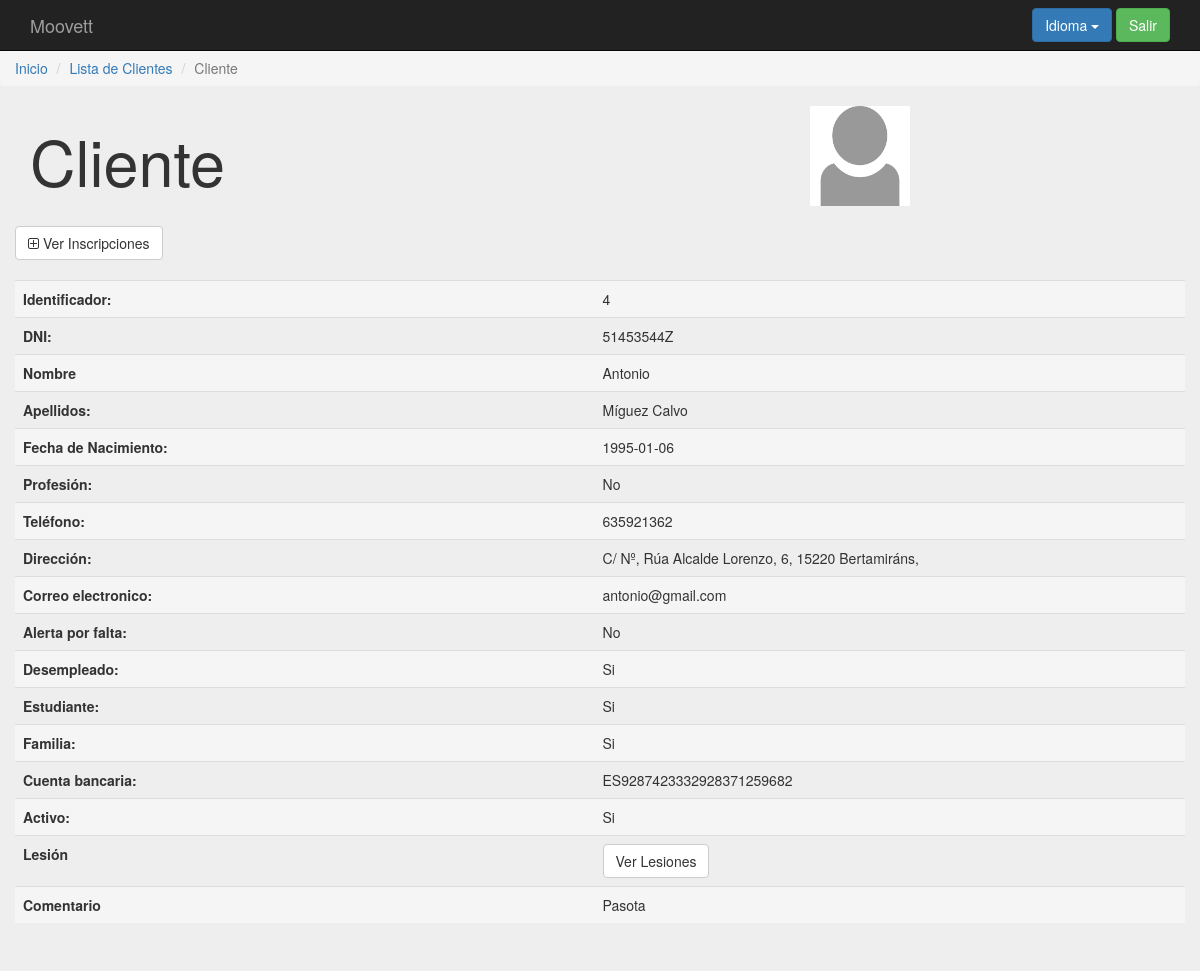
Before: /index.php?controller=client&action=showone&id=4 (signed in) with the older database file.
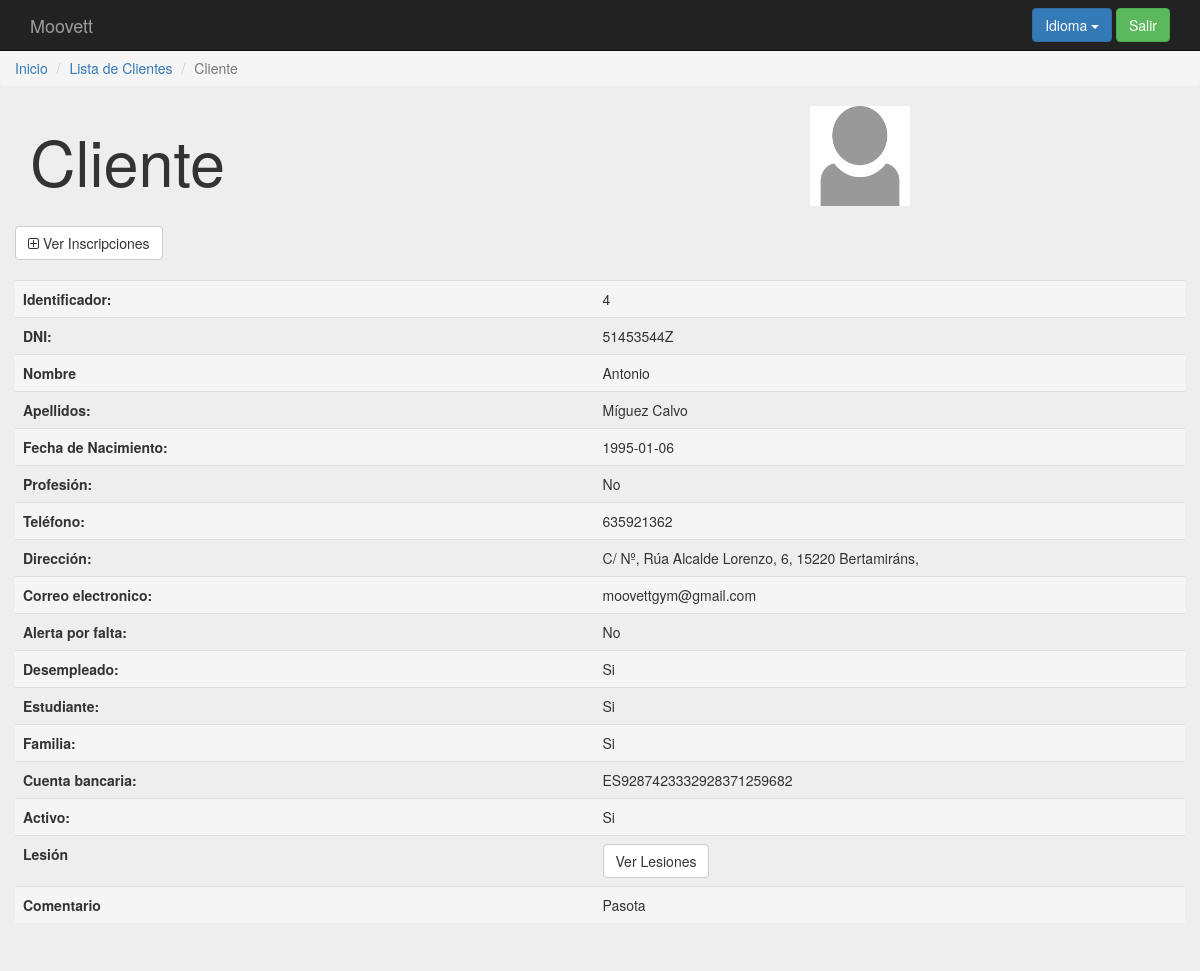
After: the same page with the newer database file.
### tables this page shows
create table `cliente` (
`id` int(11) not null,
  `dni_c` varchar(9) not null,
  `nombre_c` varchar(15) not null,
  `apellidos_c` varchar(40) not null,
  `fecha_nac` date default null,
  `profesion` varchar(20) default null,
  `telefono` int(11) default null,
  `direccion` varchar(50) default null,
  `comentario` varchar(500) default null,
  `email` varchar(30) default null,
  `alerta_falta` tinyint(1) not null default '0',
  `desempleado` tinyint(1) not null default '0',
  `estudiante` tinyint(1) not null default '0',
  `familiar` tinyint(1) not null default '0',
  `num_cuenta` varchar(24) not null,
  `activo` tinyint(1) not null default '0',
  `foto` varchar(15) not null
);

### core/ViewManager.php (called while the page is built, shortened)
<?php
class ViewManager {
    private $fragmentContents = array();
    private $variables = array();
    private $currentFragment = self::DEFAULT_FRAGMENT;
    private $layout = "default";
    private function saveCurrentFragment() {
        $this->fragmentContents[$this->currentFragment].=ob_get_contents();
    }
    public function moveToFragment($name) {
        $this->currentFragment = $name;
    }
    public function getFragment($fragment, $default="") {
        if (!isset($this->fragmentContents[$fragment])) {
            return $default;
        }
        return $this->fragmentContents[$fragment];
    }
    public function setVariable($varname, $value, $flash=false) {
        $this->variables[$varname] = $value;
    }
    public function getVariable($varname, $default=NULL) {
        if (!isset($this->variables[$varname])) {
            return $default;
        }
        return $this->variables[$varname];
    }
    public function setLayout($layout) {
        $this->layout = $layout;
    }
    public function render($controller, $viewname) {
        include(__DIR__."/../Views/$controller/$viewname.php");
        $this->renderLayout();
    }
    private function renderLayout() {
        include(__DIR__."/../Views/layouts/".$this->layout.".php");
    }
    private static $viewmanager_singleton = NULL;
    public static function getInstance() {
        if (self::$viewmanager_singleton == null) {
            self::$viewmanager_singleton = new ViewManager();
        }
        return self::$viewmanager_singleton;
    }
}

### Controllers/CLIENT_Controller.php (called while the page is built, shortened)
<?php
require_once(__DIR__."/../core/ViewManager.php");
require_once(__DIR__."/../core/I18n.php");
require_once(__DIR__."/../Models/Client.php");
require_once(__DIR__."/../Models/CLIENT_Model.php");
class CLIENT_Controller extends BaseController {
    private $clientMapper;
    public function __construct() {
        $this->clientMapper = new CLIENT_Model();
        $this->view->setLayout("default");
    }
    public function showone(){
        $clientid = $_REQUEST["id"];
        $client = $this->clientMapper->fetch($clientid);
        $injuries = $this->clientMapper->fetch_injuries();
        $this->view->setVariable("injuries", $injuries);
        $this->view->setVariable("client", $client);
        $this->view->render("client", "CLIENT_SHOWONE_Vista");
    }
}

### index.php (called while the page is built, shortened)
<?php
function run() {
    try{
        $controller = loadController($_GET["controller"]);
        $actionName = $_GET["action"];
        $controller->$actionName();
    } catch(Exception $ex) {
        die($ex->getMessage());
  }
}
function loadController($controllerName) {
    return new $controllerClassName();
}
run();
?>

### core/I18n.php (called while the page is built, shortened)
<?php
class I18n {
  private $messages;
  public function setLanguage($language) {
    $this->messages = $i18n_messages;
  }
  public function i18n($key) {
    if (isset($this->messages[$key])){
      return $this->messages[$key];
    }else{
      return $key;
    }
  }
  private static $i18n_singleton = null;
  public static function getInstance() {
    if (self::$i18n_singleton == NULL) {
      self::$i18n_singleton = new I18n();
    }
    return self::$i18n_singleton;
  }
}
function i18n($key) {
  return I18n::getInstance()->i18n($key);
}

### Models/Client.php (called while the page is built, shortened)
<?php
class Client {
    private $id;
    private $dni;
    private $name;
    private $surname;
    private $birthday;
    private $profession;
    private $phone;
    private $address;
    private $comment;
    private $email;
    private $alert;
    private $unemployed;
    private $student;
    private $family;
    private $account;
    private $active;
    private $photo;
    public function __construct($id=NULL,$dni=NULL,$name=NULL, $surname=NULL,
                                $birthday=NULL, $profession=NULL, $phone=NULL, $address=NULL,$comment=NULL,
                                $email=NULL,$alert=NULL,$unemployed=NULL,$student=NULL,$family=NULL,$account=NULL,
                                $active=NULL,$photo=NULL,$injury=NULL) {
     $this->id = $id;
     $this->dni = $dni;
     $this->name = $name;
     $this->surname = $surname;
     $this->birthday = $birthday;
     $this->profession = $profession;
     $this->phone = $phone;
     $this->address = $address;
     $this->comment = $comment;
     $this->email = $email;
     $this->alert = $alert;
     $this->unemployed= $unemployed;
     $this->student = $student;
     $this->family = $family;
     $this->account = $account;
     $this->active = $active;
     $this->photo = $photo;
    }
    public function getID() {
        return $this->id;
    }
    public function getDni(){
        return $this->dni;
    }
    public function getName(){
        return $this->name;
    }
    public function getSurname(){
        return $this->surname;
    }
    public function getBirthday(){
        return $this->birthday;
    }
    public function getProfession(){
        return $this->profession;
    }
    public function getPhone(){
        return $this->phone;
    }
    public function getAddress(){
        return $this->address;
    }
    public function getComment(){
        return $this->comment;
    }
    public function getEmail() {
        return $this->email;
    }
    public function getAlert() {
        return $this->alert;
    }
    public function getUnemPloyed() {
        return $this->unemployed;
    }
    public function getStudent() {
        return $this->student;
    }
    public function getFamily() {
        return $this->family;
    }
    public function getAccount() {
        return $this->account;
    }
    public function getActive() {
        return $this->active;
    }
    public function getPhoto() {
        return $this->photo;
    }
}

### Models/CLIENT_Model.php (called while the page is built, shortened)
<?php
require_once(__DIR__."/../core/PDOConnection.php");
class CLIENT_Model {
    private $db;
    public function __construct() {
        $this->db = PDOConnection::getInstance();
    }
    public function fetch($clientID){
           $sql = $this->db->prepare("SELECT cliente.*,lesion.id as lesion_id FROM cliente,lesion_cliente,lesion
                                      WHERE cliente.id=? AND lesion_cliente.id_lesion=lesion.id AND cliente.id=lesion_cliente.cliente_id");
           $sql->execute(array($clientID));
           $client = $sql->fetch(PDO::FETCH_ASSOC);
           if($client != NULL) {
               return new Client($client["id"], $client["dni_c"], $client["nombre_c"], $client["apellidos_c"],
                                           $client["fecha_nac"],$client["profesion"],$client["telefono"],$client["direccion"],
                                           $client["comentario"],$client["email"], $client["alerta_falta"],$client["desempleado"],
                                           $client["estudiante"],$client["familiar"],$client["num_cuenta"],$client["activo"],$client["foto"],$client["lesion_id"]);
       }
     }
}

### core/PDOConnection.php (called while the page is built)
<?php
class PDOConnection {
    private static $dbhost = "127.0.0.1";
    private static $dbname = "moovett";
    private static $dbuser = "moovett";
    private static $dbpass = "moovett";
    private static $db_singleton = null;
    public static function getInstance() {
        if (self::$db_singleton == null) {
            self::$db_singleton = new PDO(
                "mysql:host=".self::$dbhost.";dbname=".self::$dbname.";charset=utf8",
                self::$dbuser,
                self::$dbpass,
                array(
                    PDO::ATTR_EMULATE_PREPARES => false,
                    PDO::ATTR_ERRMODE => PDO::ERRMODE_EXCEPTION
                )
            );
        }
        return self::$db_singleton;
    }
}
?>

### Views/client/CLIENT_SHOWONE_Vista.php (the view, shortened to what this page needs)
<?php
require_once(__DIR__."/../../core/ViewManager.php");
$view = ViewManager::getInstance();
$view->setVariable("title", "Show Client");
$client = $view->getVariable("client");
?>
<div class="jumbotron">
  <div class="design">
  <ol class="breadcrumb">
    <li class="breadcrumb-item"><a href="index.php?controller=user&amp;action=login"><?= i18n("Home") ?></a></li>
    <li class="breadcrumb-item"><a href="index.php?controller=client&amp;action=show"><?= i18n("List of Clients") ?></a></li>
    <li class="breadcrumb-item active"><?= i18n("Client") ?></li>
  </ol>
  </div>
    <div class="container">
  	  <div class="row">
            <?php if($client->getPhoto()){?>
              <div class="col-sm-4 col-sm-push-8"><img src=<?= basename(__FILE__)."../../pictures/".$client->getPhoto() ?> alt="<?= $client->getPhoto()?>" width="100px" height="100px" /></div>
            <?php } else { ?>
              <div class="col-sm-4 col-sm-push-8"><img src=<?= basename(__FILE__)."../../pictures/profile_image.png" ?> alt="default_image" width="100px" height="100px" /></div>
            <?php } ?>
      <div class="col-sm-8 col-sm-pull-4"><h1><?= i18n("Client")?></h1></div>
    </div>
    <div class="row top-buffer">
        <a href="index.php?controller=client&amp;action=inscriptions&amp;id=<?=$client->getID()?>" class="btn btn-default"><i class="fa fa-plus-square-o" aria-hidden="true"></i> <?= i18n("View Inscriptions") ?></a>
    </div>
      <div class="row top-buffer">
    		<table class="table" >
          <tr class="active">
            <th><?= i18n("Identifier")?>:</th>
            <td><?= $client->getID() ?></td>
          </tr>
          <tr>
            <th><?= i18n("DNI")?>:</th>
            <td><?= $client->getDni() ?></td>
          </tr>
          <tr class="active">
            <th><?= i18n("Name")?></th>
            <td><?= $client->getName() ?></td>
          </tr>
          <tr>
            <th><?= i18n("Surname")?>:</th>
            <td><?= $client->getSurname() ?></td>
          </tr>
          <tr class="active">
            <th><?= i18n("Birthdate")?>:</th>
            <td><?= $client->getBirthday() ?></td>
          </tr>
          <tr>
            <th><?= i18n("Profession")?>:</th>
            <?php if($client->getProfession()){ ?>
            <td><?= $client->getProfession() ?></td>
            <?php } else{ ?>
              <td><?= i18n("No") ?></td>
            <?php }  ?>
          </tr>
          <tr class="active">
            <th><?= i18n("Phone")?>:</th>
            <td><?= $client->getPhone() ?></td>
          </tr>
          <tr>
            <th><?= i18n("Address")?>:</th>
            <td><?= $client->getAddress() ?></td>
          </tr>
          <tr class="active">
            <th><?= i18n("Email")?>:</th>
            <td><?= $client->getEmail() ?></td>
          </tr>
          <tr >
            <th><?= i18n("Alert Fault")?>:</th>
              <?php if($client->getAlert()){ ?>
              <td><?= i18n("Yes") ?></td>
              <?php } else { ?>
              <td><?= i18n("No") ?></td>
              <?php } ?>
          </tr>
          <tr class="active">
            <th><?= i18n("Unemployed")?>:</th>
              <?php if($client->getUnemployed()){ ?>
              <td><?= i18n("Yes") ?></td>
              <?php } else { ?>
              <td><?= i18n("No") ?></td>
              <?php } ?>
          </tr>
          <tr >
            <th><?= i18n("Student")?>:</th>
              <?php if($client->getStudent()){ ?>
              <td><?= i18n("Yes") ?></td>
              <?php } else { ?>
              <td><?= i18n("No") ?></td>
              <?php } ?>
          </tr>
          <tr class="active">
            <th><?= i18n("Family")?>:</th>
              <?php if($client->getFamily()){ ?>
              <td><?= i18n("Yes") ?></td>
              <?php } else { ?>
              <td><?= i18n("No") ?></td>
              <?php } ?>
          </tr>
          <tr>
            <th><?= i18n("Bank account")?>:</th>
            <td><?= $client->getAccount() ?></td>
          </tr>
          <tr class="active">
            <th><?= i18n("Operating")?>:</th>
              <?php if($client->getActive()){ ?>
              <td><?= i18n("Yes") ?></td>
              <?php } else { ?>
              <td><?= i18n("No") ?></td>
              <?php } ?>
          </tr>
          <tr>
            <th><?= i18n("Injury")?></th>
            <td>
            <a href="index.php?controller=client&amp;action=injuries&amp;id=<?=$client->getID()?>" class="btn btn-default"><i aria-hidden="true"></i> <?= i18n("View Injuries") ?></a>
          </td>
          </tr>
          <tr class="active">
            <th class="col-md-2"><?= i18n("Comment")?></th>
            <td class="col-md-2"><?= $client->getComment() ?></td>
          </tr>
        </table>
      </div>
</div>

### Views/layouts/default.php (shortened to what this page needs)
<?php
require_once(__DIR__."/../../core/ViewManager.php");
$view = ViewManager::getInstance();
$currentuser = $view->getVariable("currentusername");
?><!DOCTYPE html>
<html>
    <head>
	<link rel="stylesheet" href="css/bootstrap.min.css" type="text/css">
  <link rel="stylesheet" href="css/bootstrap-datepicker3.min.css" type="text/css">
  <link rel="stylesheet" href="css/bootstrap-multiselect.css" type="text/css"/>
  <link rel="stylesheet" href="font-awesome/css/font-awesome.min.css" type="text/css">
	<link rel="stylesheet" href="css/style.css" type="text/css">
    </head>
    <body>
	<header>
	    <nav class="navbar navbar-inverse navbar-fixed-top">
		<div class="container">
		    <div class="navbar-header">
			<a class="navbar-brand" href="index.php">Moovett</a>
		    </div>
		    <div id="navbar" class="navbar-collapse collapse">
			<?php if (isset($currentuser)): ?>
		    <form class="navbar-form navbar-right" action="index.php?controller=user&amp;action=logout" method="POST">
          <?php
            include(__DIR__."/language_select_element.php");
          ?>
				<button type="submit" class="btn btn-success"><?= i18n("Logout") ?></button>
			    </form>
			<?php endif ?>
		    </div>
		</div>
	    </nav>
	</header>
	<main>
	    <?= $view->getFragment(ViewManager::DEFAULT_FRAGMENT) ?>
	</main>
    </body>
</html>

### Views/layouts/language_select_element.php (shortened to what this page needs)
<div class="btn-group">
  <button type="button" class="btn btn-primary dropdown-toggle" data-toggle="dropdown">
  <?= i18n("Language") ?> <span class="caret"></span>
</button>
</div>

### css/style.css (style rules this page uses)
body { padding-top: 50px; padding-bottom: 20px; }
.design { margin-top:-48px !important; }
.top-buffer { margin-top:20px; }

Changed rows visible on the page:
changed cliente "Antonio": email "antonio@gmail.com" → "moovettgym@gmail.com"
